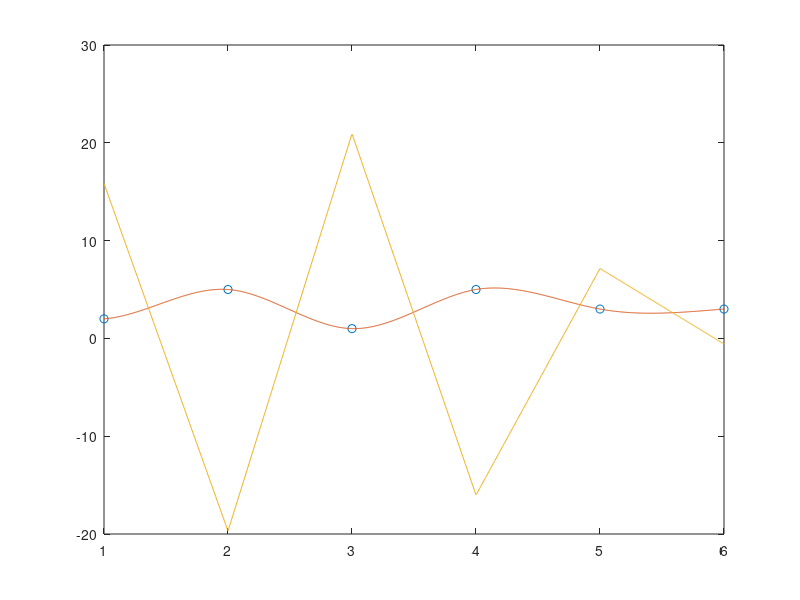

MATLAB code to generate this figure:
clear all;
close all;
clc;

x_offset = [1,2,3,4,5,6];
y_offset = [2,5,1,5,3,3];
y_diff_offset = [1,1];

n = length(x_offset);

spline_coeff = zeros(n+2,1);
spline_matrix = zeros(n+2,n+2); %The matrix that is used for calculate the spline coefficient, H in the word

power = [0,1,2,3];
x_matirx = zeros(n,4);
for i = 1:n %Generating part of the matrix H
	for j = 1:4
		x_matirx(i,j) = x_offset(i)^power(j);
	end
end
spline_matrix(1:n,1:4) = x_matirx;
for i = 3:n %Generating the matrix H
	for j = 5:i+2
		spline_matrix(i,j)= (x_offset(i)-x_offset(j-3))^3;
	end
end
spline_matrix(n+1,2)=1;
spline_matrix(n+1,3)=2*x_offset(1);
spline_matrix(n+1,4)=3*x_offset(1)^2;  %This is the matrix for the derivative at start point

spline_matrix(n+2,2)=1;  %This is the matrix for the derivative at the end point
spline_matrix(n+2,3)=2*x_offset(n);
spline_matrix(n+2,4)=3*x_offset(n)^2; 
for i = 5:n+2 %Generating part of the matrix H
	spline_matrix(n+2,i)=3*(x_offset(n)-x_offset(i-3))^2;
end

spline_right = zeros(n+2,1);   %right hand for spline interpolation 
spline_right(1:n,1) = y_offset';
spline_right(n+1,1) = y_diff_offset(1);
spline_right(n+2,1) = y_diff_offset(2);

spline_coeff = inv(spline_matrix)*spline_right; %The coefficient of spline curve 
plot(x_offset,y_offset,'o');

x_plot = linspace(x_offset(1),x_offset(n),1000); 
N = length(x_plot);
x_plot_matrix = zeros(n+2,N);
x_plot_matrix(1,:)=x_plot.^0;
x_plot_matrix(2,:)=x_plot;
x_plot_matrix(3,:)=x_plot.^2;
x_plot_matrix(4,:)=x_plot.^3;
for i = 5:n+2 %Generate the matrix used for the plot 
	for j= 1:N
		if(x_plot(j)>x_offset(i-3))
			x_plot_matrix(i,j)=(x_plot(j)-x_offset(i-3))^3;
		end
	end
end

y_plot = spline_coeff'*x_plot_matrix;
hold on;
plot(x_plot,y_plot);

x_plot_curve = zeros(n+2,N); %This is the curvature of this spline curve
x_plot_curve(1,:)=0;
x_plot_curve(2,:)=0;
x_plot_curve(3,:)=2*x_plot.^0;
x_plot_curve(4,:)=6*x_plot;
for i = 5:n+2
	for j= 1:N
		if(x_plot(j)>x_offset(i-3))
			x_plot_curve(i,j) = 6*(x_plot(j)-x_offset(i-3));
		end
	end
end
y_curve = spline_coeff'*x_plot_curve;
hold on;
plot(x_plot,y_curve);